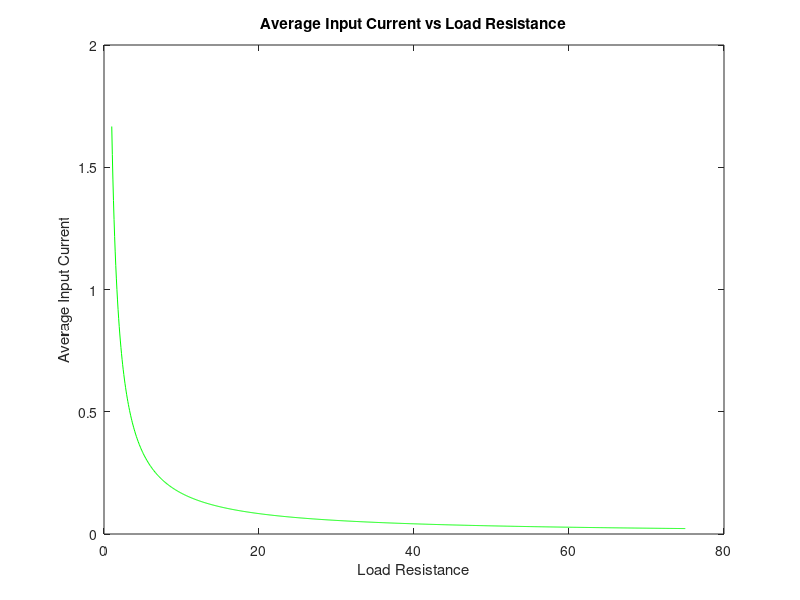
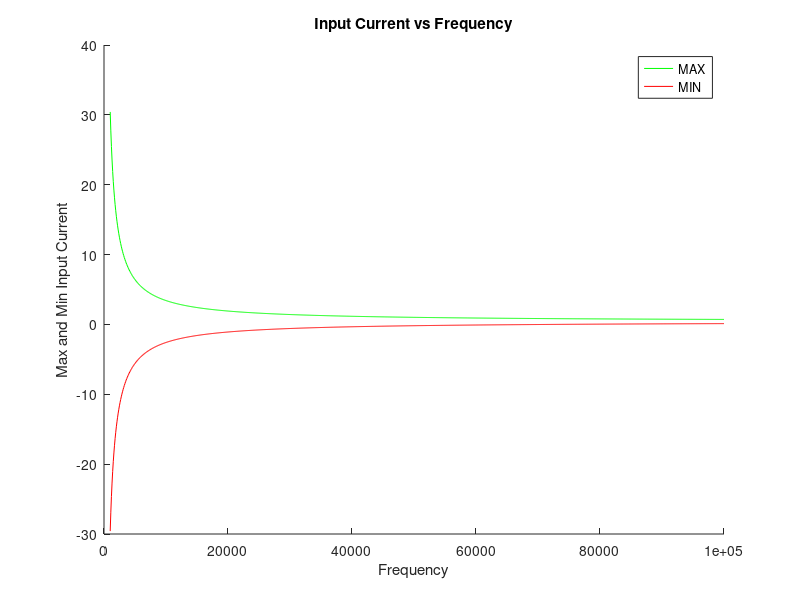

Recreate these plots in MATLAB, in order.
%IINMAX
Vin = 15;
N2 = 1;
N1 = 2;
D = 0.40;
Vout = Vin .* (N2/N1) .* (D/(1-D));
Rload = linspace(1,75,1000);
inAvg = (Vout.^2./Rload) ./ Vin;
figure()
plot(Rload, inAvg, 'g');
xlabel('Load Resistance');
ylabel('Average Input Current');
title('Average Input Current vs Load Resistance');

Lm = 100e-6;
iLMavg = .41666;
fs = linspace(1e3,100e3,1000);
inMax = iLMavg  + (.5.* ((Vin*D) ./ (Lm.*fs)));
inMin = iLMavg  - (.5.* ((Vin*D) ./ (Lm.*fs)));
figure()
hold on;
plot(fs, inMax, 'g');
plot(fs, inMin, 'r');
xlabel('Frequency');
ylabel('Max and Min Input Current');
title('Input Current vs Frequency');
legend('MAX', 'MIN');

% 
% ioutMax = (N1/N2) * inMax
% ioutMin = N1/N2 * inMin
